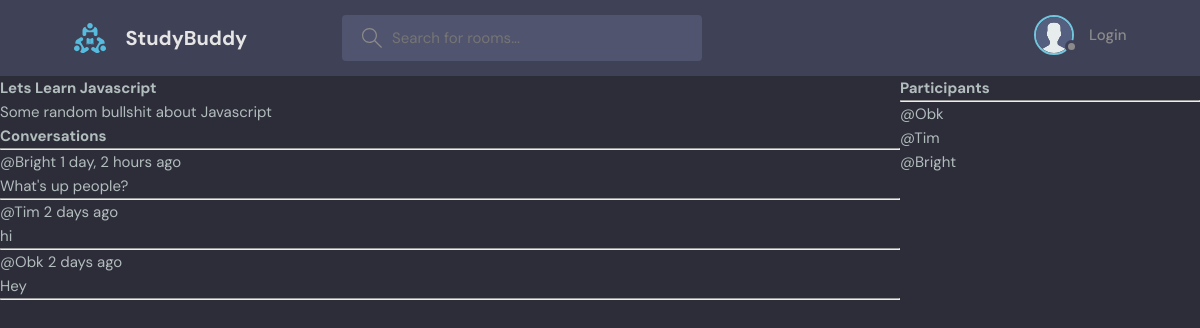
The page /room/1/ on the database its author committed.
### app/models.py (models this page shows, shortened)
class Room(models.Model):
    host = models.ForeignKey(User, on_delete=models.SET_NULL, null=True)
    topic = models.ForeignKey(Topic, on_delete=models.SET_NULL, null=True)
    name = models.CharField(max_length=200, null=True, blank=True)
    description = models.TextField(null=True, blank=True)
    participants = models.ManyToManyField(User, related_name='participants', blank=True)
    updated = models.DateTimeField(auto_now_add=True)
    created = models.DateTimeField(auto_now_add=True)
    class Meta:
        ordering = ['-updated', '-created']

class Message(models.Model):
    user = models.ForeignKey(User, on_delete=models.CASCADE)
    room = models.ForeignKey(Room, on_delete=models.CASCADE)
    body = models.TextField()
    updated = models.DateTimeField(auto_now_add=True)
    created = models.DateTimeField(auto_now_add=True)

### app/views.py (the view)
# urls.py: path('room/<str:pk>/', views.room, name='room'),
def room(request, pk):
    room = Room.objects.get(id=pk)
    room_messages = room.message_set.all().order_by('-created')
    participants = room.participants.all()
    if request.method == 'POST':
        message = Message.objects.create(user=request.user, room=room, body=request.POST.get('body'))
        room.participants.add(request.user)
        return redirect('room', pk=room.id)
    context = {'room': room, 'room_messages': room_messages, 'participants': participants}
    return render(request, 'room.html', context)

### templates/room.html (shortened to what this page needs)
{% extends 'main.html' %}
{% block content %}
<div class="room-container">
    <div>
        <h1>{{room.name|title}}</h1>
        <p>{{room.description}}</p>
        <div class="comment-wrapper">
            <h3>Conversations</h3>
            <hr>
            {% for message in room_messages %}
            <div>
                <small>@{{message.user|title}} {{message.created|timesince}} ago</small>
                <p>{{message.body}}</p>
                <hr>
            </div>
            {% endfor %}
        </div>
    </div>
    <div>
        <h3>Participants</h3>
        <hr>
        {% for participant in participants %}
        <div>
            <p>@{{participant.username|title}}</p>
        </div>
        {% endfor %}
    </div>
</div>
{% endblock %}

### static/css/style.css (style rules this page uses)
:root { --color-main: #71c6dd; --color-main-light: #e1f6fb; --color-dark: #3f4156; --color-dark-medium: #51546e; --color-dark-light: #696d97; --color-light: #e5e5e5; --color-gray: #8b8b8b; --color-light-gray: #b2bdbd; --color-bg: #2d2d39; --color-success: #5dd693; --color-error: #fc4b0b; }
* { font-family: "DM Sans", -apple-system, BlinkMacSystemFont, "Segoe UI", Roboto, Oxygen, Ubuntu, Cantarell, "Open Sans", "Helvetica Neue", sans-serif; margin: 0; padding: 0; box-sizing: border-box; text-rendering: optimizeLegibility; font-size: inherit; }
html { font-size: 56.25%; }
@media only screen and (min-width: 1200px) { html { font-size: 62.5%; } }
body { line-height: 1.6; font-weight: 400; font-size: 1.5rem; color: var(--color-light-gray); background-color: var(--color-bg); min-height: 100vh; }

### templates/room.html (style rules this page uses)
.room-container { display: grid; grid-template-columns: 3fr 1fr; }

### rows shown on the page
Room: name "Lets Learn Javascript", description "Some random bullshit about Javascript"
Message: user "Bright", created "1 day, 2 hours", body "What's up people?"
Message: user "Tim", created "2 days", body "hi"
Message: user "Obk", created "2 days", body "Hey"

### other values the page prints
{{ participant.username|title }} "Obk"
{{ participant.username|title }} "Tim"
{{ participant.username|title }} "Bright"
